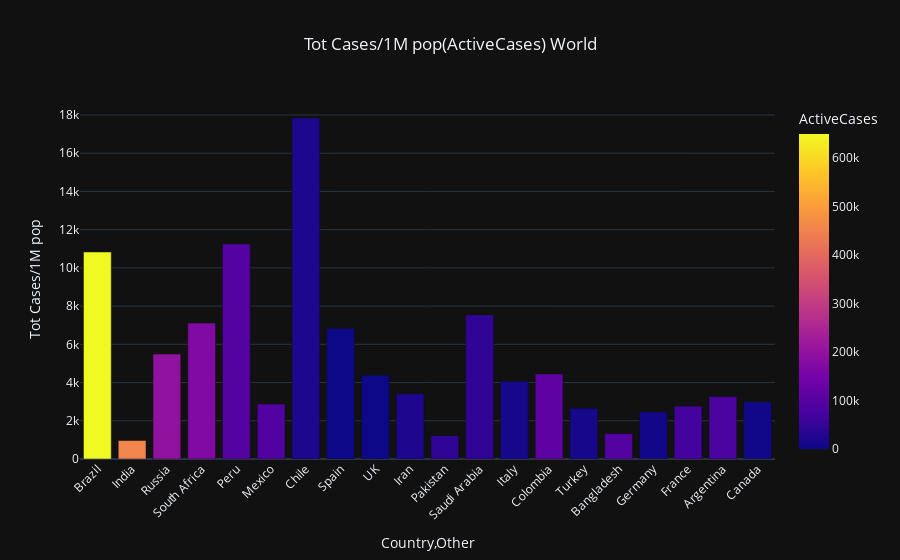

Source (notebook cell):
### Markdown cell above
From the above graph we can infer 
<ul>
    <li>Chandigarh must conduct more tests to ensure curbing the spread of Coronavirus</li>
    <li>Tamil Nadu is doing excellent considering they have the highest tests done and significantly low test positivity rate</li>
    <li>Andhra Pradesh is also doing well considering few tests turning out positive and considerably high total tests</li>
</ul>

### Code cell
bar_chart(temp_df1.iloc[2:22, :], positive_rate_world, total_tests_world, 'World')

### Figure 1 — Plotly figure (JSON) as saved in the notebook; plotly's stock layout.template omitted (floating-point values rounded to 4 significant figures)
{"data": [{"alignmentgroup": "True", "hovertemplate": "Country,Other=%{x}<br>Tot Cases/1M pop=%{y}<br>ActiveCases=%{marker.color}<extra></extra>", "legendgroup": "", "marker": {"color": [648984, 455509, 199029, 169882, 97497, 92595, 18694, 0, 0, 22022, 44854, 44369, 12301, 110734, 11298, 94846, 7286, 69521, 79858, 5396], "coloraxis": "coloraxis"}, "name": "", "offsetgroup": "", "orientation": "v", "showlegend": false, "textposition": "auto", "type": "bar", "x": ["Brazil", "India", "Russia", "South Africa", "Peru", "Mexico", "Chile", "Spain", "UK", "Iran", "Pakistan", "Saudi Arabia", "Italy", "Colombia", "Turkey", "Bangladesh", "Germany", "France", "Argentina", "Canada"], "xaxis": "x", "y": [10833, 968, 5488, 7110, 11246, 2873, 17845, 6833, 4387, 3409, 1223, 7541, 4062, 4446, 2657, 1327, 2457, 2765, 3273, 2993], "yaxis": "y"}], "layout": {"barmode": "relative", "coloraxis": {"colorbar": {"title": {"text": "ActiveCases"}}, "colorscale": [[0, "#0d0887"], [0.1111, "#46039f"], [0.2222, "#7201a8"], [0.3333, "#9c179e"], [0.4444, "#bd3786"], [0.5556, "#d8576b"], [0.6667, "#ed7953"], [0.7778, "#fb9f3a"], [0.8889, "#fdca26"], [1, "#f0f921"]]}, "hovermode": "x", "legend": {"tracegroupgap": 0}, "title": {"text": "Tot Cases/1M pop(ActiveCases) World", "x": 0.5, "xanchor": "center"}, "xaxis": {"anchor": "y", "domain": [0, 1], "tickangle": -45, "title": {"text": "Country,Other"}}, "yaxis": {"anchor": "x", "domain": [0, 1], "title": {"text": "Tot Cases/1M pop"}}}}
